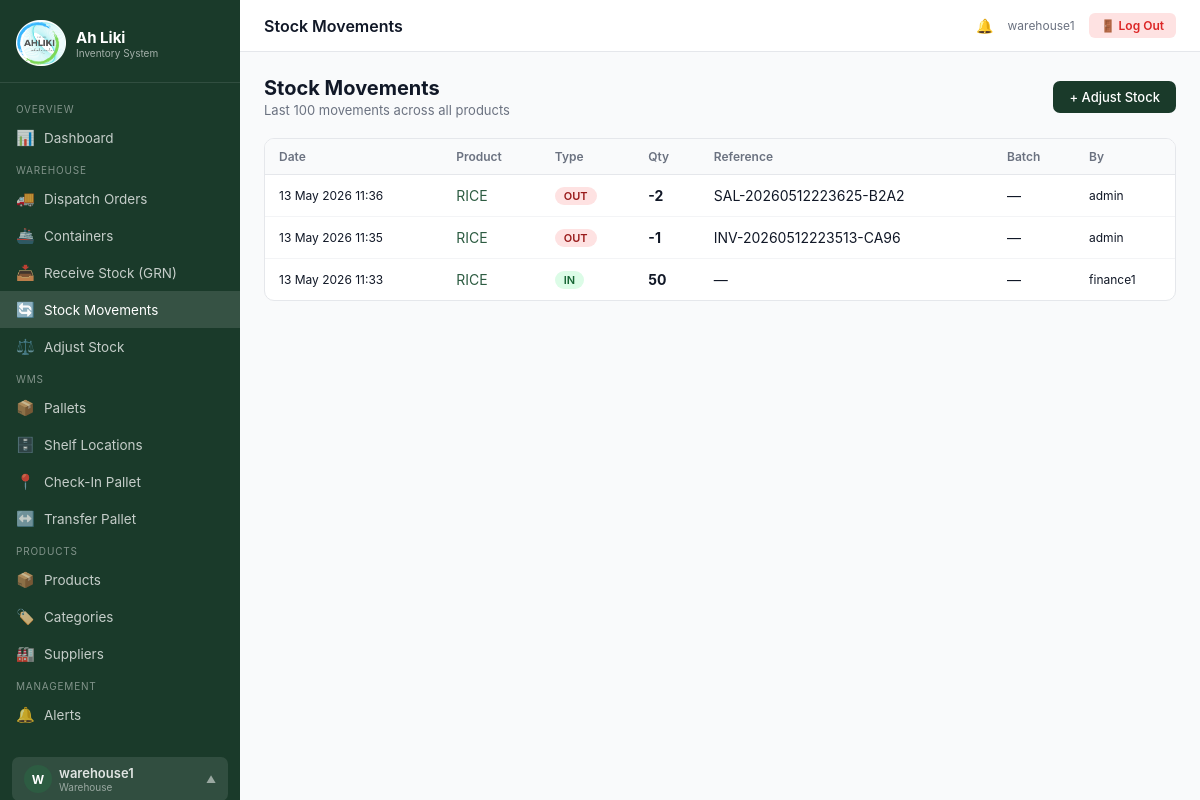
The app's page /stock/movements/ (signed in), older data.
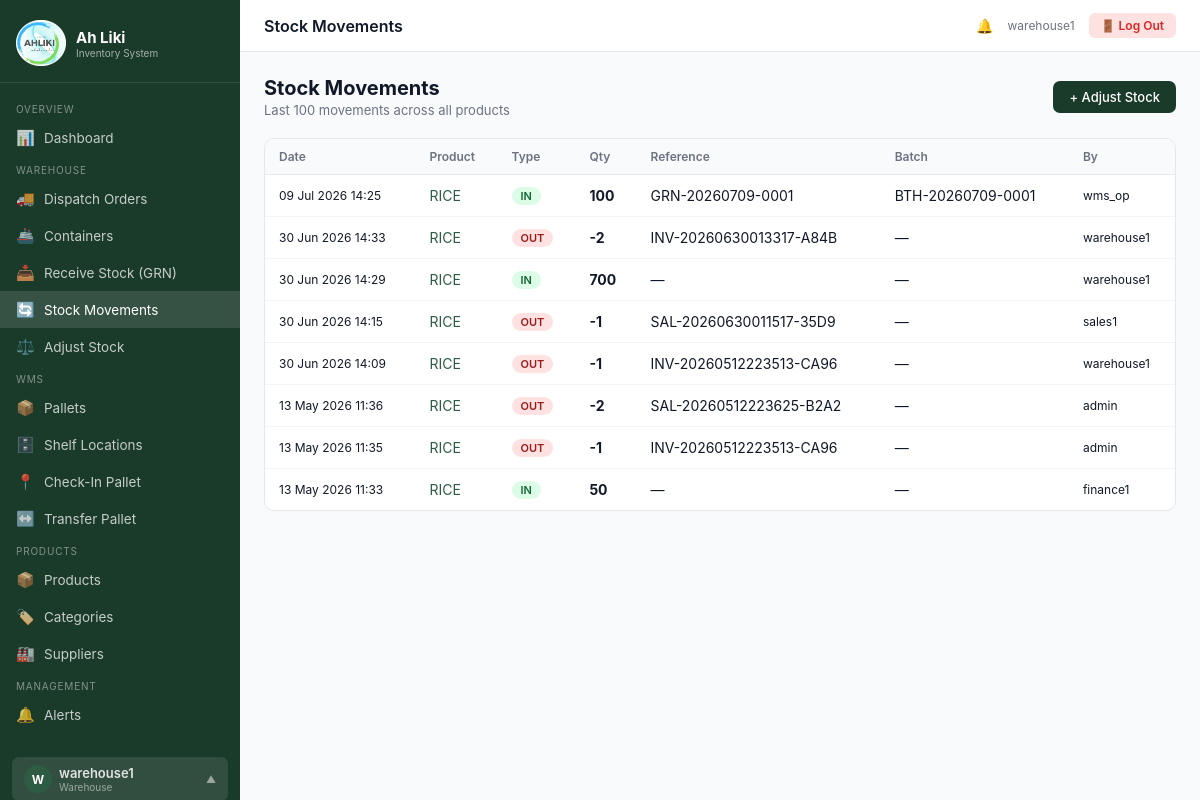
The same page, newer data.
### inventory/models.py (models this page shows, shortened)
class StockMovement(models.Model):
    MOVEMENT_TYPES = [
        ('in', 'Stock In'),
        ('out', 'Stock Out'),
        ('adjustment', 'Adjustment'),
        ('return', 'Return'),
    ]
    product = models.ForeignKey(Product, on_delete=models.CASCADE, related_name='stock_movements')
    movement_type = models.CharField(max_length=20, choices=MOVEMENT_TYPES)
    quantity = models.IntegerField(help_text='Positive for in, negative for out')
    reference = models.CharField(max_length=200, blank=True, help_text='GRN or Sale number')
    batch_number = models.CharField(max_length=100, blank=True)
    expiry_date = models.DateField(null=True, blank=True)
    performed_by = models.ForeignKey(User, on_delete=models.SET_NULL, null=True)
    timestamp = models.DateTimeField(default=timezone.now)
    notes = models.TextField(blank=True)

class Product(models.Model):
    sku = models.CharField(max_length=100, unique=True)
    name = models.CharField(max_length=200)
    category = models.ForeignKey(Category, on_delete=models.SET_NULL, null=True, related_name='products')
    supplier = models.ForeignKey(Supplier, on_delete=models.SET_NULL, null=True, related_name='products')
    unit_price = models.DecimalField(max_digits=10, decimal_places=2)
    cost_price = models.DecimalField(max_digits=10, decimal_places=2, default=0)
    reorder_level = models.PositiveIntegerField(default=10, help_text='Alert when stock falls below this')
    unit = models.CharField(max_length=50, default='each', help_text='e.g. each, kg, litre, carton')
    barcode = models.CharField(max_length=200, blank=True)
    description = models.TextField(blank=True)
    is_active = models.BooleanField(default=True)
    created_at = models.DateTimeField(auto_now_add=True)

### inventory/views.py (the view)
# urls.py: path('stock/movements/', views.stock_movements, name='stock_movements'),
@login_required
@role_required('admin', 'warehouse')
def stock_movements(request):
    movements = StockMovement.objects.select_related('product', 'performed_by').order_by('-timestamp')[:100]
    return render(request, 'stock/movements.html', {'movements': movements})

### inventory/context_processors.py (called while the page is built)
def alerts_count(request):
    if request.user.is_authenticated:
        return {'open_alerts_count': StockAlert.objects.filter(is_resolved=False).count()}
    return {'open_alerts_count': 0}

### inventory/templatetags/custom_tags.py (called while the page is built)
@register.filter
def user_role(user):
    if not user.is_authenticated:
        return ''
    try:
        from inventory.models import UserProfile
        profile, _ = UserProfile.objects.get_or_create(user=user)
        return profile.role
    except:
        return ''

### inventory/views.py (called while the page is built, shortened)
def role_required(*roles):
    from functools import wraps
    def decorator(view_func):
        @wraps(view_func)
        def _wrapped(request, *args, **kwargs):
            if not request.user.is_authenticated:
                return redirect('login')
            if request.user.is_superuser:
                return view_func(request, *args, **kwargs)
            profile, _ = UserProfile.objects.get_or_create(user=request.user)
            if profile.role in roles:
                return view_func(request, *args, **kwargs)
        return _wrapped
    return decorator

### templates/stock/movements.html (shortened to what this page needs)
{% extends 'base.html' %}
{% block topbar_title %}Stock Movements{% endblock %}
{% block content %}
<div class="page-header">
  <div><h1>Stock Movements</h1><p>Last 100 movements across all products</p></div>
  <a href="{% url 'stock_adjust' %}" class="btn btn-primary">+ Adjust Stock</a>
</div>
<div class="card">
  <div class="table-wrap">
    <table>
      <thead><tr><th>Date</th><th>Product</th><th>Type</th><th>Qty</th><th>Reference</th><th>Batch</th><th>By</th></tr></thead>
      <tbody>
      {% for m in movements %}
      <tr>
        <td style="font-size:12px;white-space:nowrap">{{ m.timestamp|date:"d M Y H:i" }}</td>
        <td><a href="{% url 'product_detail' m.product.pk %}">{{ m.product.name }}</a></td>
        <td>{% if m.movement_type == 'in' %}<span class="badge badge-green">IN</span>{% elif m.movement_type == 'out' %}<span class="badge badge-red">OUT</span>{% else %}<span class="badge badge-gray">{{ m.get_movement_type_display }}</span>{% endif %}</td>
        <td><strong>{{ m.quantity }}</strong></td>
        <td>{{ m.reference|default:"—" }}</td>
        <td>{{ m.batch_number|default:"—" }}</td>
        <td style="font-size:12px">{{ m.performed_by.username|default:"—" }}</td>
      </tr>
      {% empty %}<tr><td colspan="7" style="text-align:center;color:var(--gray-500);padding:24px">No movements yet.</td></tr>{% endfor %}
      </tbody>
    </table>
  </div>
</div>
{% endblock %}

Row changes from the older to the newer data that the page shows:
added StockMovement: timestamp "09 Jul 2026 14:25", product.name "RICE", movement_type "IN", quantity "100", reference "GRN-20260709-0001", batch_number "BTH-20260709-0001", performed_by.username "wms_op"
added StockMovement: timestamp "30 Jun 2026 14:33", product.name "RICE", movement_type "OUT", quantity "-2", reference "INV-20260630013317-A84B", batch_number "—", performed_by.username "warehouse1"
added StockMovement: timestamp "30 Jun 2026 14:29", product.name "RICE", movement_type "IN", quantity "700", reference "—", batch_number "—", performed_by.username "warehouse1"
added StockMovement: timestamp "30 Jun 2026 14:15", product.name "RICE", movement_type "OUT", quantity "-1", reference "SAL-20260630011517-35D9", batch_number "—", performed_by.username "sales1"
added StockMovement: timestamp "30 Jun 2026 14:09", product.name "RICE", movement_type "OUT", quantity "-1", reference "INV-20260512223513-CA96", batch_number "—", performed_by.username "warehouse1"
